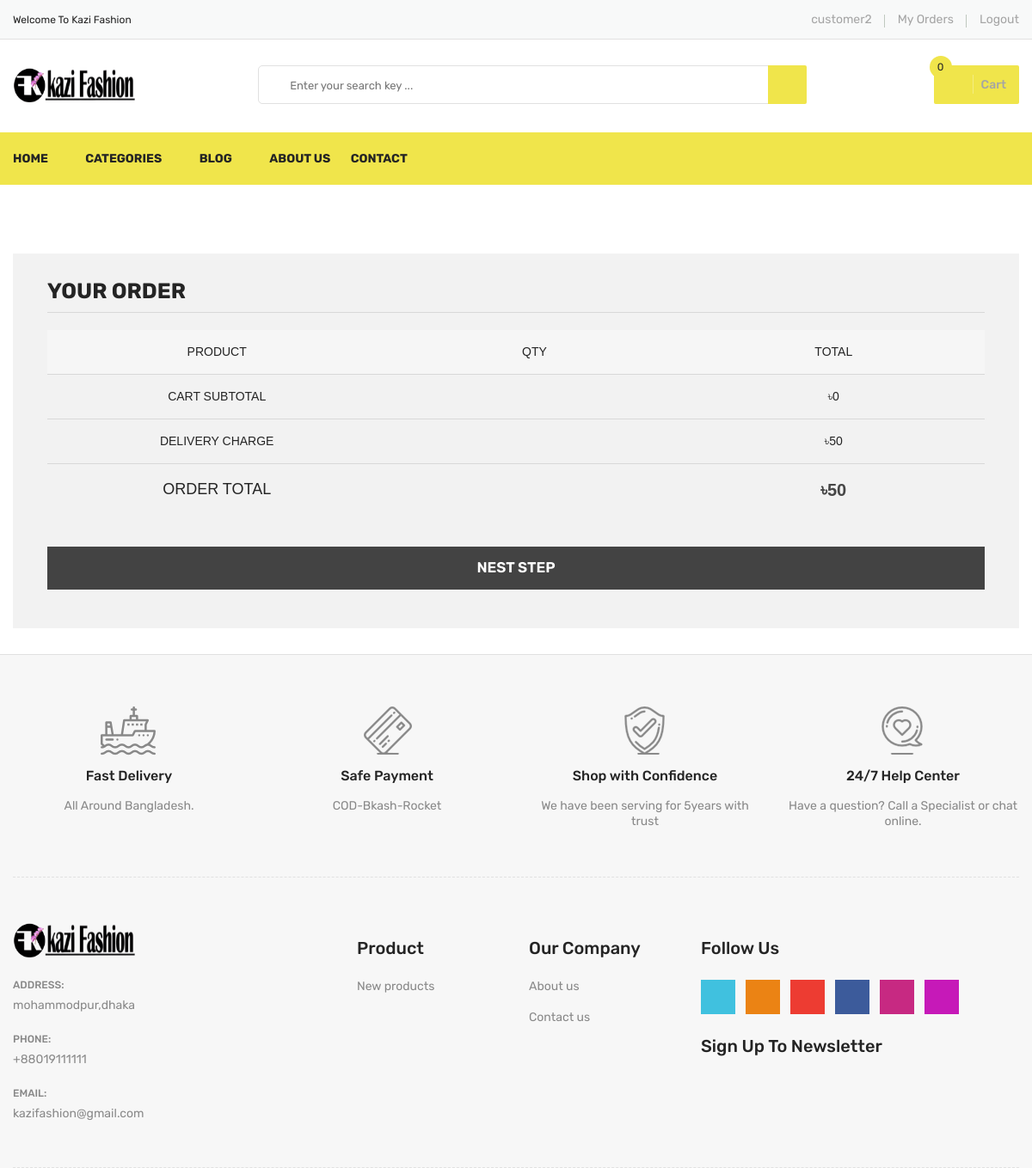
The app's page /order/checkout/ (signed in), older data.
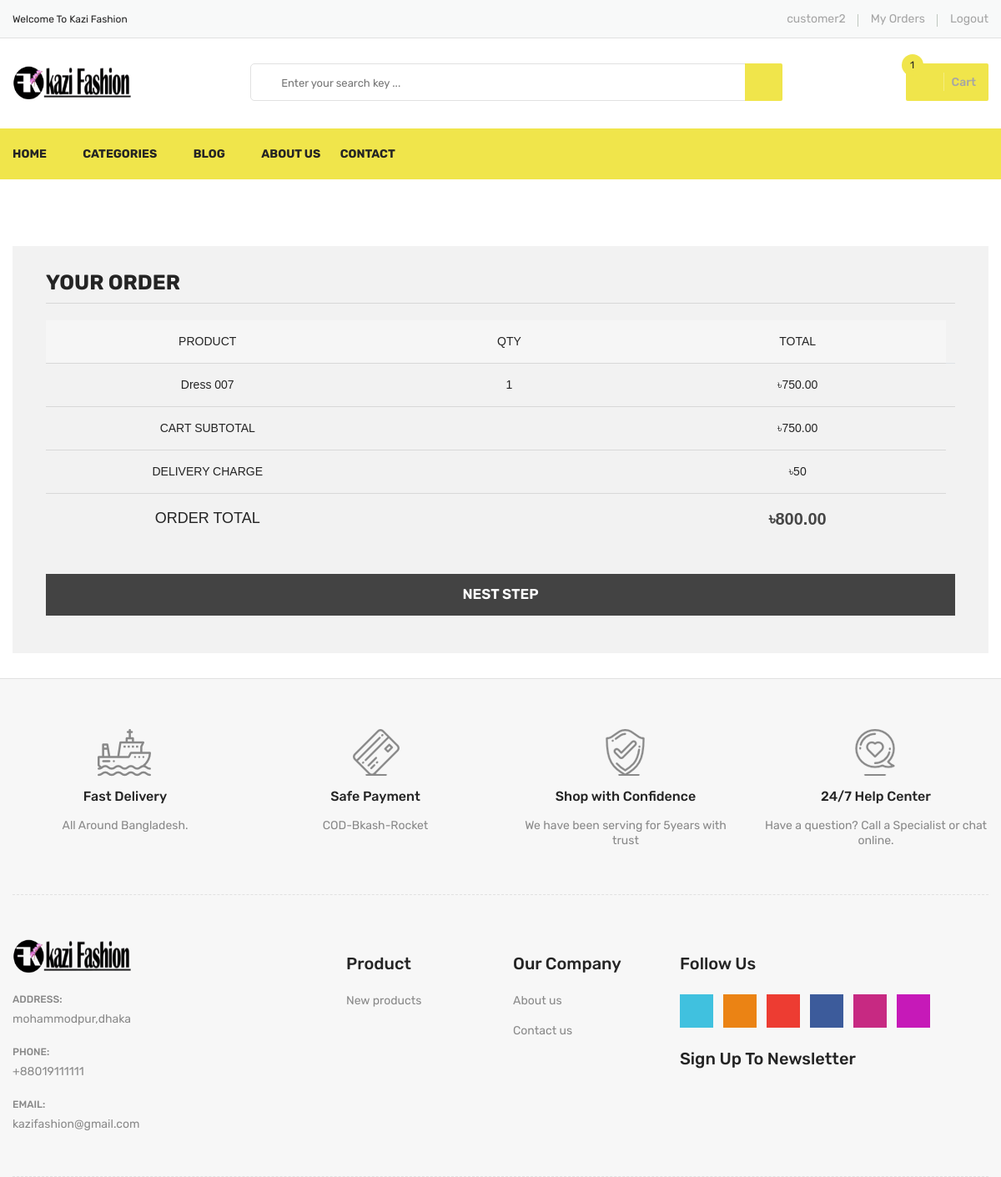
The same page, newer data.
### order/models.py (models this page shows, shortened)
class ShopCart(models.Model):
    user = models.ForeignKey(settings.AUTH_USER_MODEL,
                             on_delete=models.SET_NULL, null=True)
    product = models.ForeignKey(Product, on_delete=models.SET_NULL, null=True)
    quantity = models.IntegerField()
    @property
    def total(self):
        return self.quantity*self.product.new_price

### store/models.py (models this page shows, shortened)
class Product(models.Model):
    name = models.CharField(max_length=200)
    new_price = models.DecimalField(decimal_places=2, max_digits=10, default=0)
    old_price = models.DecimalField(
        decimal_places=2, max_digits=10, null=True, blank=True)
    category = models.ForeignKey(Category, on_delete=models.CASCADE)
    color = models.CharField(max_length=20, blank=True, null=True)
    description = models.CharField(
        max_length=200, default='', null=True, blank=True)
    image = models.ImageField(blank=True, upload_to='products/')
    status = models.BooleanField(default=True)
    created_at = models.DateTimeField(auto_now_add=True)
    updated_at = models.DateTimeField(auto_now=True)
    def image_tag(self):
        return mark_safe('<img src="{}" heights ="50" width="40" />'.format(self.image.url))
    image_tag.short_description = 'Image'

### order/views.py (the view)
# urls.py: path('checkout/', checkout, name='checkout'),
@login_required(login_url='login')
def checkout(request):
    category = Category.objects.all()
    setting = Setting.objects.get(status=True)
    current_user = request.user  # Access User Session information
    shopcart = ShopCart.objects.filter(user_id=current_user.id)
    subtotal = 0
    for p in shopcart:
        subtotal += p.product.new_price * p.quantity
    delivery_charge = 50
    total = subtotal + delivery_charge
    context = {'shopcart': shopcart,
               'categories': category,
               'setting': setting,
               'sub_total': subtotal,
               'delivery_charge': delivery_charge,
               'total': total,
               }
    return render(request, 'checkout.html', context)

### SiteSettings/templatetags/my_cart_tags.py (called while the page is built)
@register.simple_tag
def shopcartcount(userid):
    count = ShopCart.objects.filter(user_id=userid).count()
    return count

### accounts/models.py (called while the page is built)
    @property
    def is_admin(self):
        return self.admin

    @property
    def is_active(self):
        return self.active

### order/templates/checkout.html (shortened to what this page needs)
{% extends 'base.html' %} {% load static %} {% load crispy_forms_filters %}
{% block mainbody %}
<div class="checkout-area pt-60 pb-30">
    <div class="container">
        <div class="row">
            <div class="col-lg-12 col-12">
                <div class="your-order">
                    <h3>Your order</h3>
                    <div class="your-order-table table-responsive">
                        <table class="table">
                            <thead>
                                <tr>
                                    <th class="cart-product-name">Product</th>
                                    <th class="cart-product-name">qty</th>
                                    <th class="cart-product-total">Total</th>
                                </tr>
                            </thead>
                            <tbody>
                                {% for product in shopcart %}
                                <tr class="cart_item">
                                    <td class="cart-product-name">{{product.product.name}}</td>
                                    <td class="product-quantity">{{product.quantity}}</td>
                                    <td class="cart-product-total"><span class="amount">&#2547;{{product.total}}</span></td>
                                    <td class="cart-product-total"><span class="amount"><a href="/order/deletefromcart/{{ product.id }}" class="main-btn icon-btn"><i class="fa fa-close"></i></a></span></td>
                                </tr>
                                {% endfor %}
                            </tbody>
                            <tfoot>
                                <tr class="cart-subtotal">
                                    <th>Cart Subtotal</th>
                                    <td></td>
                                    <td><span class="amount">&#2547;{{sub_total}}</span></td>
                                </tr>
                                <tr class="cart-subtotal">
                                    <th>Delivery Charge</th>
                                    <td></td>
                                    <td><span class="amount">&#2547;{{delivery_charge}}</span></td>
                                </tr>
                                <tr class="order-total">
                                    <th>Order Total</th>
                                    <td></td>
                                    <td><strong><span class="amount">&#2547;{{total}}</span></strong></td>
                                </tr>
                            </tfoot>
                        </table>
                    </div>
                    <div class="order-button-payment">
                        <a href="{% url 'placeorder' %}">
                            <input value="Nest Step" type="submit">
                        </a>
                    </div>
                </div>
            </div>
        </div>
    </div>
</div>
{% endblock %}

### templates/header.html (shortened to what this page needs)
{% load static %}
<header>
    <div class="header-top">
        <div class="container">
            <div class="row">
                <div class="col-lg-3 col-md-4">
                    <div class="header-top-left">
                        <ul class="phone-wrap">
                            <li><span>Welcome To Kazi Fashion</span></li>
                        </ul>
                    </div>
                </div>
                <div class="col-lg-9 col-md-8">
                    <div class="header-top-right">
                        <ul class="ht-menu">
                            {% if user.is_authenticated %}
                            <li>
                                <a href="{% url 'profile' %}">{{user.username}}</a></li>
                            <li>
                                <a href="{% url 'my-orders' %}">My Orders</a></li>
                            <li>
                                <a href="{% url 'logout' %}">Logout</a></li>
                            {% else %}
                            <li>
                                <a href="{% url 'login' %}">Sign In</a></li>
                            <li>
                                <a href="{% url 'register' %}">Sign Up</a></li>
                            {% endif %}
                        </ul>
                    </div>
                </div>
            </div>
        </div>
    </div>
    <div class="header-middle pl-sm-0 pr-sm-0 pl-xs-0 pr-xs-0">
        <div class="container">
            <div class="row">
                <div class="col-lg-3">
                    <div class="logo pb-sm-30 pb-xs-30">
                        <a href="/">
                            <img id='logo' src="{{ setting.siteLogo.url }}" alt="Logo">
                        </a>
                    </div>
                </div>
                <div class="col-lg-9 pl-0 ml-sm-15 ml-xs-15">
                    <form action="{% url 'search' %}" method="GET" class="hm-searchbox">
                        <input type="text" name="search_term" value="{{search_term}}" placeholder=" Enter your search key ... ">
                        <button class="li-btn " type="submit "><i class="fa fa-search "></i></button>
                    </form>
                    <div class="header-middle-right ">
                        <ul class="hm-menu ">
                            <li class="hm-minicart ">
                                <div class="hm-minicart-trig">
                                    <a href="{% url 'checkout' %}">
                                        {% load my_cart_tags %} {% shopcartcount user.id as count %}
                                        <span class="item-text ">Cart
                                    <span class="cart-item-count" id="cart">{{count}}</span>
                                        </span>
                                    </a>
                                </div>
                    </div>
                </div>
            </div>
        </div>
    </div>
    </div>
    <div class="header-bottom header-sticky d-none d-lg-block d-xl-block ">
        <div class="container ">
            <div class="row ">
                <div class="col-lg-12 ">
                    <div class="hb-menu ">
                        <nav>
                            <ul>
                                <li><a href="{%url 'home' %} ">Home</a></li>
                                <li class="megamenu-holder "><a href="# ">Categories</a>
                                </li>
                                <li><a href="{%url 'blog' %} ">Blog</a></li>
                                <li><a href="{%url 'about' %} ">About Us</a></li>
                                <li><a href="{%url 'contact' %} ">Contact</a></li>
                            </ul>
                        </nav>
                    </div>
                </div>
            </div>
        </div>
    </div>

Row changes from the older to the newer data that the page shows:
added ShopCart: product.name "Dress 007", quantity "1", total "750.00"
Text that changed along with them:
{{ count }}: "0" → "1"
{{ sub_total }}: "0" → "750.00"
{{ total }}: "50" → "800.00"
